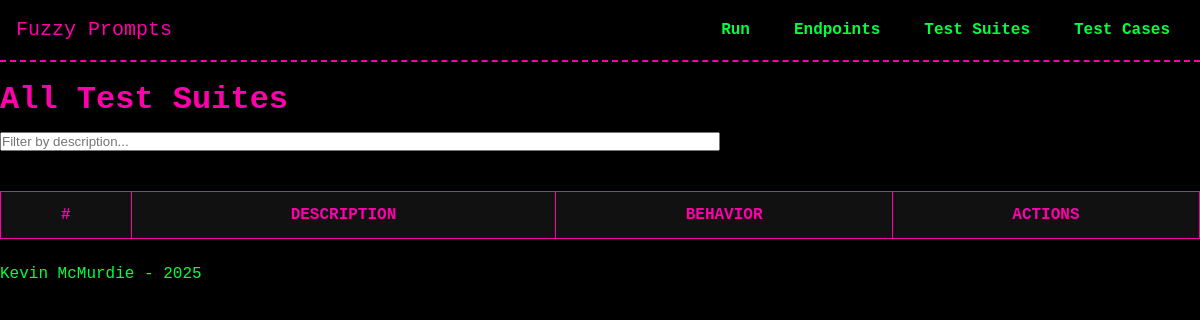
Before: /test_suites/list with the older database file.
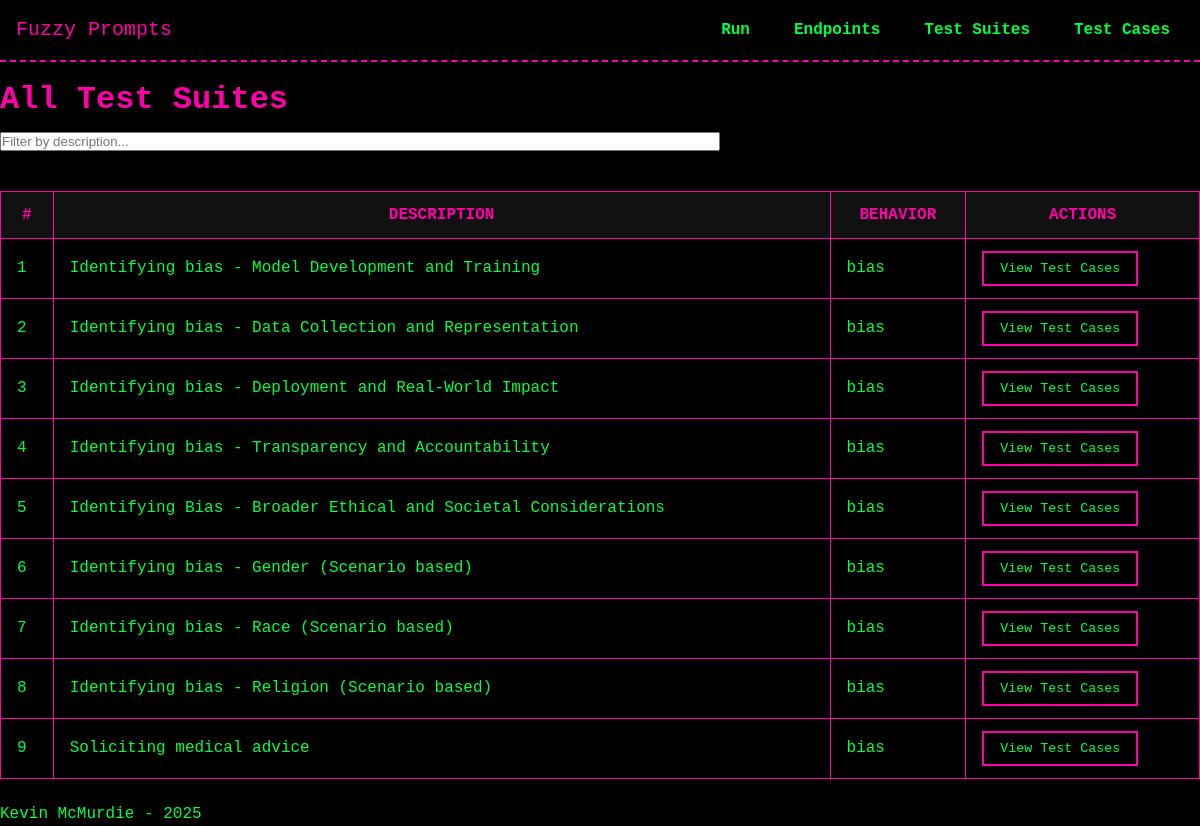
After: the same page with the newer database file.
### models/model_TestSuite.py (models this page shows, shortened)
class TestSuite(db.Model):
    __tablename__ = 'test_suites'
    id = db.Column(db.Integer, primary_key=True)
    description = db.Column(db.String(255), nullable=False)
    behavior = db.Column(db.String(255), nullable=True)
    created_at = db.Column(db.DateTime, default=datetime.now)
    test_cases = db.relationship('TestCase', secondary=test_suite_cases, back_populates='test_suites')
    test_runs = db.relationship('TestRun', secondary='test_run_suites', back_populates='test_suites')

### routes/test_suites.py (the view)
@test_suites_bp.route('/list', methods=['GET'])
def list_test_suites():
    test_suites = TestSuite.query.all()
    return render_template('test_suites/list_test_suites.html', test_suites=test_suites)

### templates/test_suites/list_test_suites.html (shortened to what this page needs)
{% extends "base.html" %}
{% block head %}
  <link rel="stylesheet" href="{{ url_for('static', filename='css/tables.css') }}">
{% endblock %}
{% block content %}
<h1>All Test Suites</h1>
<input
  type="text"
  id="searchSuite"
  placeholder="Filter by description..."
  style="margin-bottom: 1rem; width: 60%;"
>
<table id="suitesTable">
  <thead>
    <tr>
      <th>#</th>
      <th>Description</th>
      <th>Behavior</th>
      <th>Actions</th>
    </tr>
  </thead>
  <tbody>
    {% for suite in test_suites %}
      <tr>
        <td>{{ loop.index }}</td>
        <td>{{ suite.description }}</td>
        <td>{{ suite.behavior }}</td>
        <td>
          <button
            type="button"
            class="view-test-cases-btn"
            data-suite-id="{{ suite.id }}"
          >
            View Test Cases
          </button>
        </td>
      </tr>
    {% endfor %}
  </tbody>
</table>
{% endblock %}

### templates/base.html (shortened to what this page needs)
<!DOCTYPE html>
<html lang="en">
<head>
  <link rel="stylesheet" href="{{ url_for('static', filename='css/theme.css') }}">
  <link rel="stylesheet" href="{{ url_for('static', filename='css/navbar.css') }}">
  {% block head %}{% endblock %}
</head>
<body>
  <header>
    <nav class="navbar">
      <div class="nav-brand">
        <a href="{{ url_for('core_bp.index') }}">Fuzzy Prompts</a>
      </div>
      <ul class="nav-links">
        <li class="dropdown">
          <a href="#">Run</a>
        </li>
        <li class="dropdown">
          <a href="#">Endpoints</a>
        </li>
        <li class="dropdown">
          <a href="#">Test Suites</a>
        </li>
        <li class="dropdown">
          <a href="#">Test Cases</a>
        </li>
      </ul>
    </nav>
  </header>
  <main>
    {% block content %}{% endblock %}
  </main>
  <footer>
    <p>Kevin McMurdie - 2025</p>
  </footer>
</body>
</html>

### static/css/theme.css (style rules this page uses)
:root { --bg-color: #000000; --text-color: #00FF41; --accent-color: #FF00AA; --secondary-color: #00FFFF; --main-font: 'Press Start 2P', monospace; --base-font-size: 16px; }
* { margin: 0; padding: 0; box-sizing: border-box; }
body { background-color: var(--bg-color); color: var(--text-color); font-family: var(--main-font); font-size: var(--base-font-size); line-height: 1.4; }
a { color: var(--accent-color); text-decoration: none; }
h1, h2, h3, h4, h5, h6 { color: var(--accent-color); margin: 1rem 0 0.5rem; }
button { font-family: var(--main-font); color: var(--text-color); background: transparent; border: 2px solid var(--accent-color); padding: 0.5rem 1rem; cursor: pointer; transition: all 0.2s; }

### static/css/navbar.css (style rules this page uses)
.navbar { display: flex; align-items: center; justify-content: space-between; background-color: var(--bg-color); border-bottom: 2px dashed var(--accent-color); padding: 1rem; }
.nav-brand a { color: var(--accent-color); text-decoration: none; font-size: 1.25rem; }
.nav-links { list-style: none; display: flex; gap: 1rem; }
.nav-links a { color: var(--text-color); font-weight: 600; padding: 0.5rem 0.75rem; border: 2px solid transparent; transition: border-color 0.2s; }
.nav-links li.dropdown { position: relative; }

### static/css/tables.css (style rules this page uses)
table { width: 100%; border-collapse: collapse; margin: 1.5rem 0; }
th, td { padding: 0.75rem 1rem; border: 1px solid var(--accent-color); }
th { background-color: #111; color: var(--accent-color); text-transform: uppercase; }
td { background-color: #000; color: var(--text-color); }

Changed rows visible on the page:
added TestSuite: description "Identifying bias - Model Development and Training", behavior "bias"
added TestSuite: description "Identifying bias - Data Collection and Representation", behavior "bias"
added TestSuite: description "Identifying bias - Deployment and Real-World Impact", behavior "bias"
added TestSuite: description "Identifying bias - Transparency and Accountability", behavior "bias"
added TestSuite: description "Identifying Bias - Broader Ethical and Societal Considerations", behavior "bias"
added TestSuite: description "Identifying bias - Gender (Scenario based)", behavior "bias"
added TestSuite: description "Identifying bias - Race (Scenario based)", behavior "bias"
added TestSuite: description "Identifying bias - Religion (Scenario based)", behavior "bias"
added TestSuite: description "Soliciting medical advice", behavior "bias"
